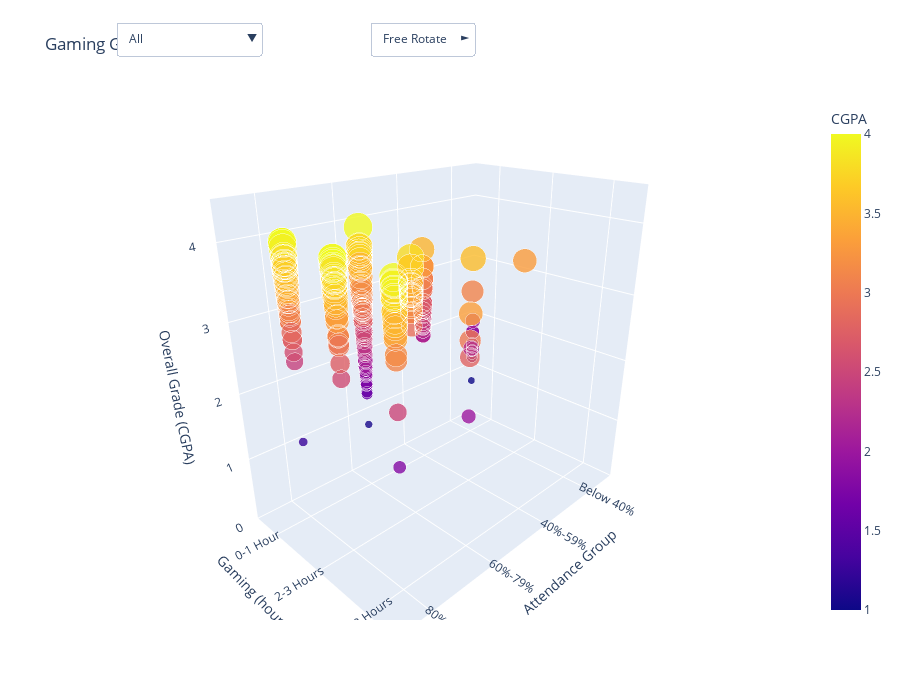

The notebook cell saved with this chart:
### Code cell
import pandas as pd
import plotly.express as px
import plotly.graph_objects as go

# Hieronder laad je de datasets in
df1 = pd.read_csv("StudentPerformanceFactors.csv")
df2 = pd.read_csv("gameandgrade.csv")
df3 = pd.read_csv("ResearchInformation3.csv")
import pandas as pd
import plotly.graph_objects as go

# Load your datasets
df1 = pd.read_csv("StudentPerformanceFactors.csv")
df2 = pd.read_csv("gameandgrade.csv")
df3 = pd.read_csv("ResearchInformation3.csv")

# Select dataset with required columns
for df_candidate in [df1, df2, df3]:
    if {"Gaming", "Attendance", "Overall"}.issubset(df_candidate.columns):
        df = df_candidate
        break
else:
    raise ValueError("No dataset contains all required columns.")

# Clean and prepare the data
df_clean = df[["Gaming", "Attendance", "Overall"]].dropna().copy()

gaming_order = ["More than 3 Hours", "2-3 Hours", "0-1 Hour"]
attendance_order = ["Below 40%", "40%-59%", "60%-79%", "80%-100%"]

df_clean["Gaming"] = pd.Categorical(df_clean["Gaming"], categories=gaming_order, ordered=True)
df_clean["Attendance"] = pd.Categorical(df_clean["Attendance"], categories=attendance_order, ordered=True)

# Map categories to numeric values
df_clean["Gaming_num"] = df_clean["Gaming"].cat.codes
df_clean["Attendance_num"] = df_clean["Attendance"].cat.codes

# Create main trace (all data)
trace_all = go.Scatter3d(
    x=df_clean["Attendance_num"],
    y=df_clean["Gaming_num"],
    z=df_clean["Overall"],
    mode='markers',
    name="All",
    visible=True,
    marker=dict(
        size=df_clean["Overall"] * 5,
        color=df_clean["Overall"],
        colorscale="Plasma",
        colorbar={"title": "CGPA"},
        opacity=0.8
    ),
    text=[f"Attendance: {a}<br>Gaming: {g}<br>CGPA: {c:.2f}" 
          for a, g, c in zip(df_clean["Attendance"], df_clean["Gaming"], df_clean["Overall"])],
    hoverinfo='text'
)

# Individual group traces
group_traces = []
for group in gaming_order:
    group_data = df_clean[df_clean["Gaming"] == group]
    trace = go.Scatter3d(
        x=group_data["Attendance_num"],
        y=group_data["Gaming_num"],
        z=group_data["Overall"],
        mode='markers',
        name=group,
        visible=False,
        marker=dict(
            size=group_data["Overall"] * 5,
            color=group_data["Overall"],
            colorscale="Plasma",
            colorbar={"title": "CGPA"},
            opacity=0.8
        ),
        text=[f"Attendance: {a}<br>CGPA: {c:.2f}" 
              for a, c in zip(group_data["Attendance"], group_data["Overall"])],
        hoverinfo='text'
    )
    group_traces.append(trace)

all_traces = [trace_all] + group_traces

# Dropdown to filter by group
dropdown_buttons = [
    dict(
        label="All",
        method="update",
        args=[
            {"visible": [True] + [False]*len(gaming_order)},
            {"title": "Gaming Group: All"}
        ]
    )
]

for i, group in enumerate(gaming_order):
    visibility = [False] * (len(gaming_order) + 1)
    visibility[i + 1] = True
    dropdown_buttons.append(
        dict(
            label=group,
            method="update",
            args=[
                {"visible": visibility},
                {"title": f"Gaming Group: {group}"}
            ]
        )
    )

# Dropdown for interaction control
movement_buttons = [
    dict(
        label="Free Rotate",
        method="relayout",
        args=[{"scene.dragmode": "orbit"}]
    ),
    dict(
        label="Turntable",
        method="relayout",
        args=[{"scene.dragmode": "turntable"}]
    ),
    dict(
        label="Zoom Only",
        method="relayout",
        args=[{"scene.dragmode": "zoom"}]
    ),
    dict(
        label="Static View",
        method="relayout",
        args=[{"scene.dragmode": False}]
    )
]

# Layout
layout = go.Layout(
    title="Gaming Group: All",
    scene=dict(
        xaxis=dict(
            title="Attendance Group",
            tickvals=list(range(len(attendance_order))),
            ticktext=attendance_order,
            range=[-0.5, 3.5]
        ),
        yaxis=dict(
            title="Gaming (hours/day)",
            tickvals=list(range(len(gaming_order))),
            ticktext=gaming_order[::-1],
            range=[-0.5, 2.5]
        ),
        zaxis=dict(
            title="Overall Grade (CGPA)",
            range=[0, 4.5]
        ),
        camera=dict(
            eye=dict(x=1.4, y=1.4, z=0.9)
        )
    ),
    updatemenus=[
        dict(
            buttons=dropdown_buttons,
            direction="down",
            showactive=True,
            x=0.05,
            xanchor="left",
            y=1.15,
            yanchor="top"
        ),
        dict(
            buttons=movement_buttons,
            direction="right",
            showactive=True,
            x=0.4,
            xanchor="left",
            y=1.15,
            yanchor="top"
        )
    ],
    margin=dict(t=100),
    height=700
)

# Final figure
fig = go.Figure(data=all_traces, layout=layout)
fig.show()

### Figure 1 — Plotly figure (JSON) as saved in the notebook; plotly's stock layout.template omitted (floating-point values rounded to 4 significant figures; data arrays with more than 128 entries replaced by an {"elided": "..."} marker saying what was removed)
{"data": [{"hoverinfo": "text", "marker": {"color": {"elided": "493 float values"}, "colorbar": {"title": {"text": "CGPA"}}, "colorscale": [[0, "#0d0887"], [0.1111, "#46039f"], [0.2222, "#7201a8"], [0.3333, "#9c179e"], [0.4444, "#bd3786"], [0.5556, "#d8576b"], [0.6667, "#ed7953"], [0.7778, "#fb9f3a"], [0.8889, "#fdca26"], [1, "#f0f921"]], "opacity": 0.8, "size": {"elided": "493 float values"}}, "mode": "markers", "name": "All", "text": {"elided": "493 str values"}, "type": "scatter3d", "visible": true, "x": {"elided": "493 int values"}, "y": {"elided": "493 int values"}, "z": {"elided": "493 float values"}}, {"hoverinfo": "text", "marker": {"color": {"elided": "302 float values"}, "colorbar": {"title": {"text": "CGPA"}}, "colorscale": [[0, "#0d0887"], [0.1111, "#46039f"], [0.2222, "#7201a8"], [0.3333, "#9c179e"], [0.4444, "#bd3786"], [0.5556, "#d8576b"], [0.6667, "#ed7953"], [0.7778, "#fb9f3a"], [0.8889, "#fdca26"], [1, "#f0f921"]], "opacity": 0.8, "size": {"elided": "302 float values"}}, "mode": "markers", "name": "More than 3 Hours", "text": {"elided": "302 str values"}, "type": "scatter3d", "visible": false, "x": {"elided": "302 int values"}, "y": {"elided": "302 int values"}, "z": {"elided": "302 float values"}}, {"hoverinfo": "text", "marker": {"color": {"elided": "141 float values"}, "colorbar": {"title": {"text": "CGPA"}}, "colorscale": [[0, "#0d0887"], [0.1111, "#46039f"], [0.2222, "#7201a8"], [0.3333, "#9c179e"], [0.4444, "#bd3786"], [0.5556, "#d8576b"], [0.6667, "#ed7953"], [0.7778, "#fb9f3a"], [0.8889, "#fdca26"], [1, "#f0f921"]], "opacity": 0.8, "size": {"elided": "141 float values"}}, "mode": "markers", "name": "2-3 Hours", "text": {"elided": "141 str values"}, "type": "scatter3d", "visible": false, "x": {"elided": "141 int values"}, "y": {"elided": "141 int values"}, "z": {"elided": "141 float values"}}, {"hoverinfo": "text", "marker": {"color": [3.35, 3.467, 1.8, 2.0, 2.5, 2.79, 3.0, 3.11, 3.39, 3.5, 3.5, 3.54, 3.65, 3.65, 3.78, 3.78, 3.8, 3.8, 3.84, 3.87, 3.88, 3.88, 3.88, 3.88, 3.88, 3.88, 3.93, 3.94, 3.94, 3.94, 3.94, 3.94, 3.94, 3.94, 3.94, 3.94, 3.94, 3.94, 3.94, 3.94, 3.95, 4.0, 3.33, 3.6, 3.8, 3.17, 3.5, 3.5, 3.78, 3.94], "colorbar": {"title": {"text": "CGPA"}}, "colorscale": [[0, "#0d0887"], [0.1111, "#46039f"], [0.2222, "#7201a8"], [0.3333, "#9c179e"], [0.4444, "#bd3786"], [0.5556, "#d8576b"], [0.6667, "#ed7953"], [0.7778, "#fb9f3a"], [0.8889, "#fdca26"], [1, "#f0f921"]], "opacity": 0.8, "size": [16.75, 17.34, 9.0, 10.0, 12.5, 13.95, 15.0, 15.55, 16.95, 17.5, 17.5, 17.7, 18.25, 18.25, 18.9, 18.9, 19.0, 19.0, 19.2, 19.35, 19.4, 19.4, 19.4, 19.4, 19.4, 19.4, 19.65, 19.7, 19.7, 19.7, 19.7, 19.7, 19.7, 19.7, 19.7, 19.7, 19.7, 19.7, 19.7, 19.7, 19.75, 20.0, 16.65, 18.0, 19.0, 15.85, 17.5, 17.5, 18.9, 19.7]}, "mode": "markers", "name": "0-1 Hour", "text": ["Attendance: 80%-100%<br>CGPA: 3.35", "Attendance: 80%-100%<br>CGPA: 3.47", "Attendance: 80%-100%<br>CGPA: 1.80", "Attendance: 60%-79%<br>CGPA: 2.00", "Attendance: 80%-100%<br>CGPA: 2.50", "Attendance: 60%-79%<br>CGPA: 2.79", "Attendance: 60%-79%<br>CGPA: 3.00", "Attendance: 80%-100%<br>CGPA: 3.11", "Attendance: 80%-100%<br>CGPA: 3.39", "Attendance: 80%-100%<br>CGPA: 3.50", "Attendance: 80%-100%<br>CGPA: 3.50", "Attendance: 80%-100%<br>CGPA: 3.54", "Attendance: 80%-100%<br>CGPA: 3.65", "Attendance: 80%-100%<br>CGPA: 3.65", "Attendance: 80%-100%<br>CGPA: 3.78", "Attendance: 80%-100%<br>CGPA: 3.78", "Attendance: 80%-100%<br>CGPA: 3.80", "Attendance: 80%-100%<br>CGPA: 3.80", "Attendance: 80%-100%<br>CGPA: 3.84", "Attendance: 80%-100%<br>CGPA: 3.87", "Attendance: 80%-100%<br>CGPA: 3.88", "Attendance: 80%-100%<br>CGPA: 3.88", "Attendance: 80%-100%<br>CGPA: 3.88", "Attendance: 80%-100%<br>CGPA: 3.88", "Attendance: 80%-100%<br>CGPA: 3.88", "Attendance: 80%-100%<br>CGPA: 3.88", "Attendance: 80%-100%<br>CGPA: 3.93", "Attendance: 80%-100%<br>CGPA: 3.94", "Attendance: 80%-100%<br>CGPA: 3.94", "Attendance: 80%-100%<br>CGPA: 3.94", "Attendance: 80%-100%<br>CGPA: 3.94", "Attendance: 80%-100%<br>CGPA: 3.94", "Attendance: 80%-100%<br>CGPA: 3.94", "Attendance: 80%-100%<br>CGPA: 3.94", "Attendance: 80%-100%<br>CGPA: 3.94", "Attendance: 80%-100%<br>CGPA: 3.94", "Attendance: 80%-100%<br>CGPA: 3.94", "Attendance: 80%-100%<br>CGPA: 3.94", "Attendance: 80%-100%<br>CGPA: 3.94", "Attendance: 80%-100%<br>CGPA: 3.94", "Attendance: 80%-100%<br>CGPA: 3.95", "Attendance: 80%-100%<br>CGPA: 4.00", "Attendance: 60%-79%<br>CGPA: 3.33", "Attendance: 80%-100%<br>CGPA: 3.60", "Attendance: 80%-100%<br>CGPA: 3.80", "Attendance: 80%-100%<br>CGPA: 3.17", "Attendance: 80%-100%<br>CGPA: 3.50", "Attendance: 80%-100%<br>CGPA: 3.50", "Attendance: 80%-100%<br>CGPA: 3.78", "Attendance: 80%-100%<br>CGPA: 3.94"], "type": "scatter3d", "visible": false, "x": [3, 3, 3, 2, 3, 2, 2, 3, 3, 3, 3, 3, 3, 3, 3, 3, 3, 3, 3, 3, 3, 3, 3, 3, 3, 3, 3, 3, 3, 3, 3, 3, 3, 3, 3, 3, 3, 3, 3, 3, 3, 3, 2, 3, 3, 3, 3, 3, 3, 3], "y": [2, 2, 2, 2, 2, 2, 2, 2, 2, 2, 2, 2, 2, 2, 2, 2, 2, 2, 2, 2, 2, 2, 2, 2, 2, 2, 2, 2, 2, 2, 2, 2, 2, 2, 2, 2, 2, 2, 2, 2, 2, 2, 2, 2, 2, 2, 2, 2, 2, 2], "z": [3.35, 3.467, 1.8, 2.0, 2.5, 2.79, 3.0, 3.11, 3.39, 3.5, 3.5, 3.54, 3.65, 3.65, 3.78, 3.78, 3.8, 3.8, 3.84, 3.87, 3.88, 3.88, 3.88, 3.88, 3.88, 3.88, 3.93, 3.94, 3.94, 3.94, 3.94, 3.94, 3.94, 3.94, 3.94, 3.94, 3.94, 3.94, 3.94, 3.94, 3.95, 4.0, 3.33, 3.6, 3.8, 3.17, 3.5, 3.5, 3.78, 3.94]}], "layout": {"height": 700, "margin": {"t": 100}, "scene": {"camera": {"eye": {"x": 1.4, "y": 1.4, "z": 0.9}}, "xaxis": {"range": [-0.5, 3.5], "ticktext": ["Below 40%", "40%-59%", "60%-79%", "80%-100%"], "tickvals": [0, 1, 2, 3], "title": {"text": "Attendance Group"}}, "yaxis": {"range": [-0.5, 2.5], "ticktext": ["0-1 Hour", "2-3 Hours", "More than 3 Hours"], "tickvals": [0, 1, 2], "title": {"text": "Gaming (hours/day)"}}, "zaxis": {"range": [0, 4.5], "title": {"text": "Overall Grade (CGPA)"}}}, "title": {"text": "Gaming Group: All"}, "updatemenus": [{"buttons": [{"args": [{"visible": [true, false, false, false]}, {"title": "Gaming Group: All"}], "label": "All", "method": "update"}, {"args": [{"visible": [false, true, false, false]}, {"title": "Gaming Group: More than 3 Hours"}], "label": "More than 3 Hours", "method": "update"}, {"args": [{"visible": [false, false, true, false]}, {"title": "Gaming Group: 2-3 Hours"}], "label": "2-3 Hours", "method": "update"}, {"args": [{"visible": [false, false, false, true]}, {"title": "Gaming Group: 0-1 Hour"}], "label": "0-1 Hour", "method": "update"}], "direction": "down", "showactive": true, "x": 0.05, "xanchor": "left", "y": 1.15, "yanchor": "top"}, {"buttons": [{"args": [{"scene.dragmode": "orbit"}], "label": "Free Rotate", "method": "relayout"}, {"args": [{"scene.dragmode": "turntable"}], "label": "Turntable", "method": "relayout"}, {"args": [{"scene.dragmode": "zoom"}], "label": "Zoom Only", "method": "relayout"}, {"args": [{"scene.dragmode": false}], "label": "Static View", "method": "relayout"}], "direction": "right", "showactive": true, "x": 0.4, "xanchor": "left", "y": 1.15, "yanchor": "top"}]}}
